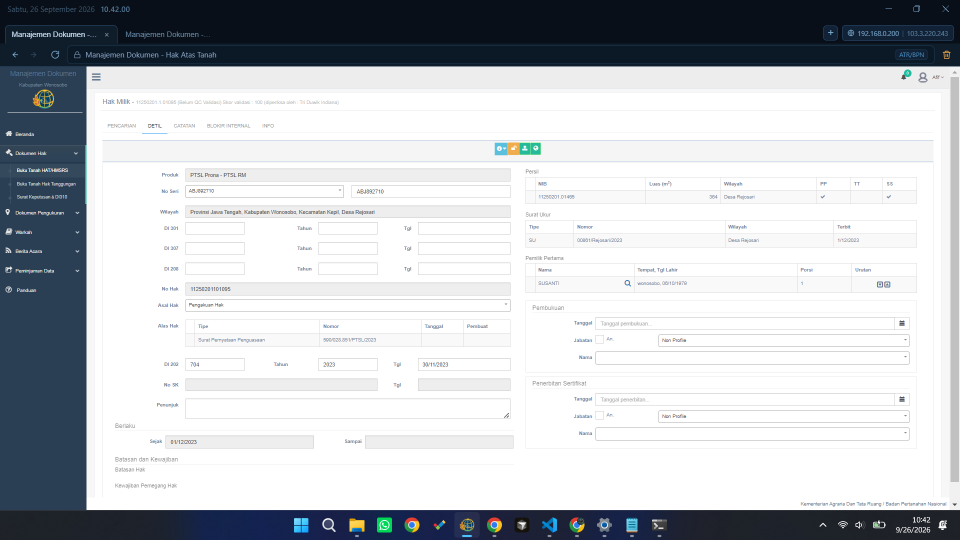
#> input picture p/screenshots/bt_full_20260926_104200.png, 1920 x 1080 px (shown at 1/2 size)
$ python -i auto_crop.py   (imports and definitions only)
#> lines starting #> are read from the running program, lines starting #| are printed output that depends on the picture
"""Regenerate small label templates from the latest full screenshots."""

import csv
import glob
import json
import os
import re
import sys

from PIL import Image, ImageOps
import pytesseract
from pytesseract import Output

from validate import configure_tesseract

BASE_DIR = os.path.dirname(os.path.abspath(__file__))
OCR_SCALE = 2
OCR_CONFIG = "--oem 3 --psm 6"

LABEL_PATTERNS = {
    "label_di_301": (("di", "301"), ("di301",), ("d1301",)),
    "label_di_303": (("di", "303"), ("di303",), ("d1303",)),
    "label_tab_detil": (("detil",),),
    "label_tgl_penomoran": (("tgl", "penomoran"), ("penomoran",)),
    "label_pembukuan_tanggal": (("tanggal",),),
    "label_penerbitan_tanggal": (("tanggal",),),
    "label_pembukuan_bt_tanggal": (("tanggal",),),
    "label_penerbitan_bt_tanggal": (("tanggal",),),
    "label_pembukuan_jabatan": (("jabatan",),),
    "label_penerbitan_jabatan": (("jabatan",),),
    "label_pembukuan_bt_jabatan": (("jabatan",),),
    "label_penerbitan_bt_jabatan": (("jabatan",),),
    "label_pembukuan_nama": (("nama",),),
    "label_penerbitan_nama": (("nama",),),
    "label_pembukuan_bt_nama": (("nama",),),
    "label_penerbitan_bt_nama": (("nama",),),
    "label_keadaan_tanah": (("keadaan", "tanah"),),
    "label_tanda_batas": (("tanda", "tanda", "batas"), ("tanda", "batas")),
    "label_pengukuran": (("penunjukan",),),
    "label_hal_lain": (("hal", "lain", "lain"), ("hal", "lain")),
    "label_petunjuk_bt": (("penunjuk",), ("petunjuk",)),
}


def normalize_word(text):
    return re.sub(r"[^a-z0-9]", "", text.casefold())


def latest_screenshot(tag):
    paths = glob.glob(os.path.join(BASE_DIR, "screenshots", f"{tag}_full_*.png"))
    return max(paths, key=os.path.basename) if paths else None


def read_ocr_lines(image_path):
#> called with image_path = 'screenshots/bt_full_20260926_104200.png'
    with Image.open(image_path) as image:
#> image is the input picture: PIL image 1920x1080 RGB; mean R, G, B 192.8, 196.4, 200.4
        original_width, original_height = image.size
#> original_width = 1920; original_height = 1080
        processed = ImageOps.autocontrast(image.convert("L"))
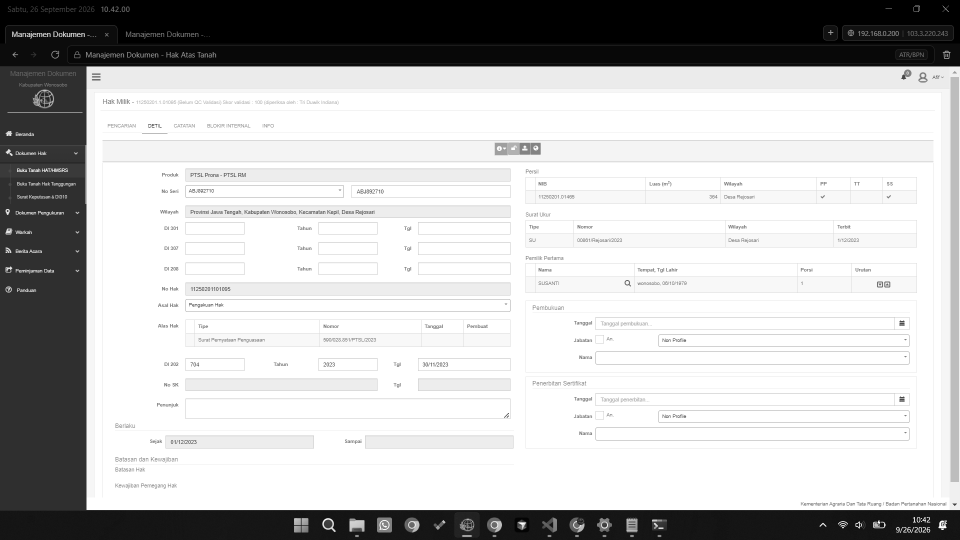
#> processed: PIL image 1920x1080 L (shown at 1/2 size); min 0, max 255, mean 192.1
        processed = processed.resize(
            (original_width * OCR_SCALE, original_height * OCR_SCALE),
            Image.Resampling.LANCZOS,
        )
#> processed: PIL image 3840x2160 L
#> (the run stopped early here; a loop or call above may not have finished)

$ run again, on p/screenshots/su_full_20260926_132209.png
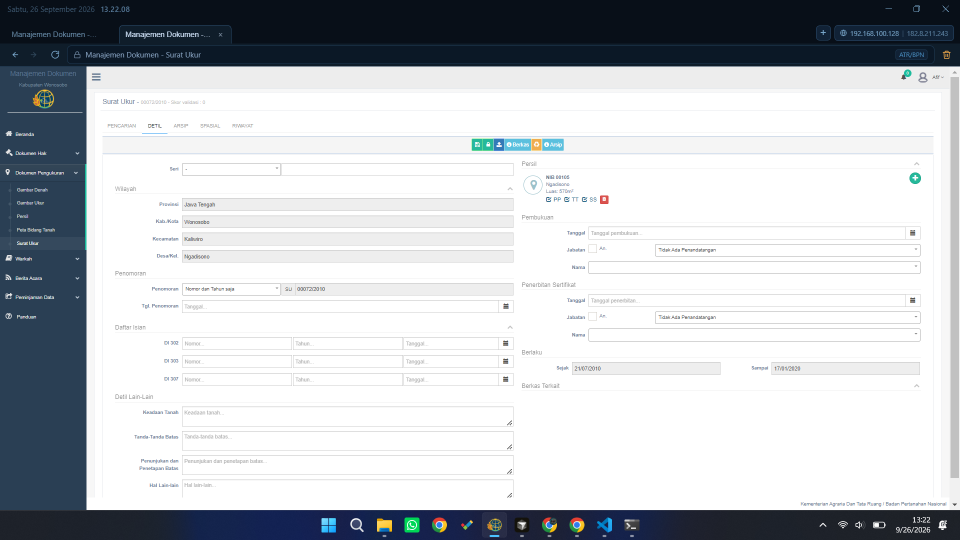
#> input picture p/screenshots/su_full_20260926_132209.png, 1920 x 1080 px (shown at 1/2 size)
#> in read_ocr_lines, image is the input picture: PIL image 1920x1080 RGB; mean R, G, B 192.9, 196.5, 200.6
#> in read_ocr_lines, `processed = ImageOps.autocontrast(image.convert("L"))`:
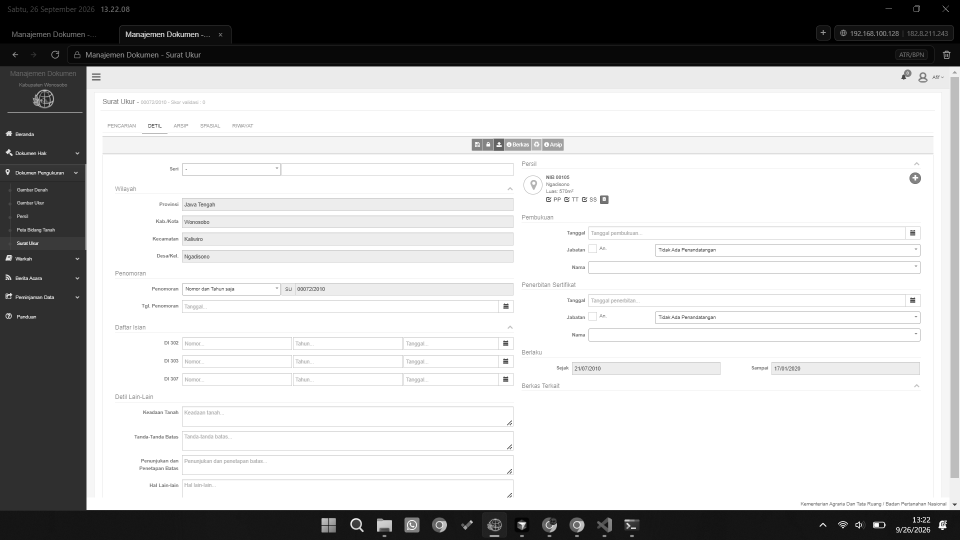
#> processed: PIL image 1920x1080 L (shown at 1/2 size); min 0, max 255, mean 192.3
